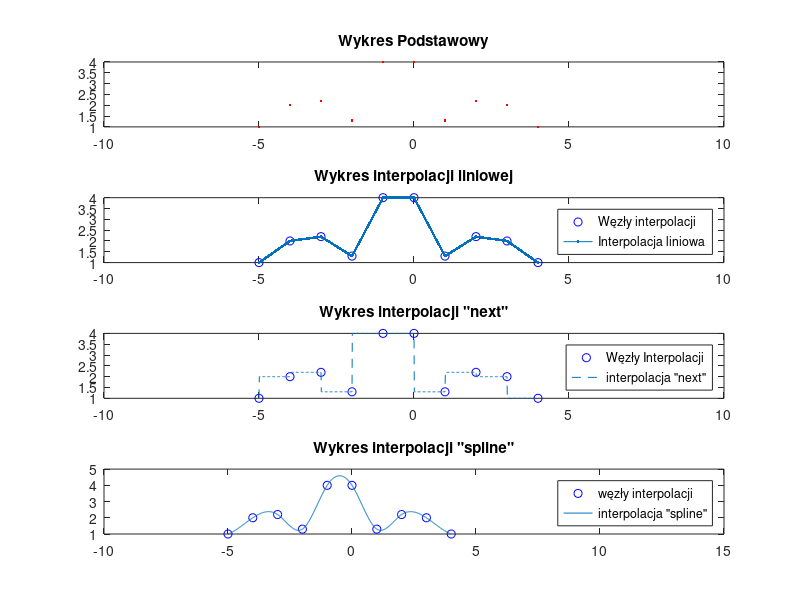

The MATLAB source for this figure:
%1a

clear; clc;

x=-5:1:4;
y=[1,2,2.2,1.3,4,4,1.3,2.2,2,1];
xq=[-5:0.01:4];


w1=interp1(x,y,xq,'linear');
w2=interp1(x,y,xq,'next');
w3=interp1(x,y,xq,'spline');

figure(1)
subplot(4,1,1)
plot(x,y,'r.');
title('Wykres Podstawowy')
xlim([-10,10]);

subplot(4,1,2)
ylabel('y')
xlabel('x')
plot(x,y,'bo',xq,w1,'.-')
title('Wykres interpolacji liniowej')
legend('Węzły interpolacji','Interpolacja liniowa','location','Northeast')
xlim([-10,10]);


subplot(4,1,3)
ylabel('y')
xlabel('x')
plot(x,y,'bo',xq,w2,'--')
title('Wykres interpolacji "next"')
legend('Węzły Interpolacji','interpolacja "next"','location','Northeast')
xlim([-10,10]);


subplot(4,1,4)
ylabel('y')
xlabel('x')
plot(x,y,'bo',xq,w3,'-')
title('Wykres interpolacji "spline"')
legend('węzły interpolacji','interpolacja "spline"','location','Northeast')
xlim([-10,15]);